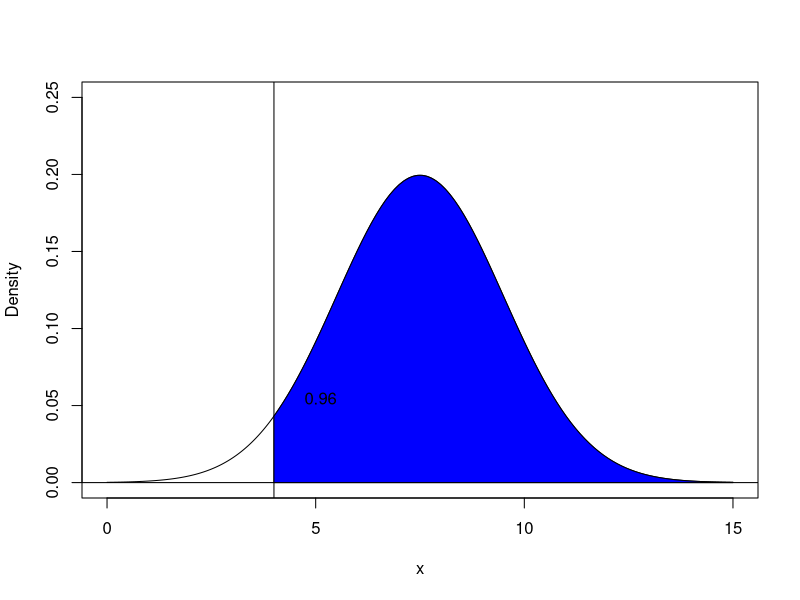
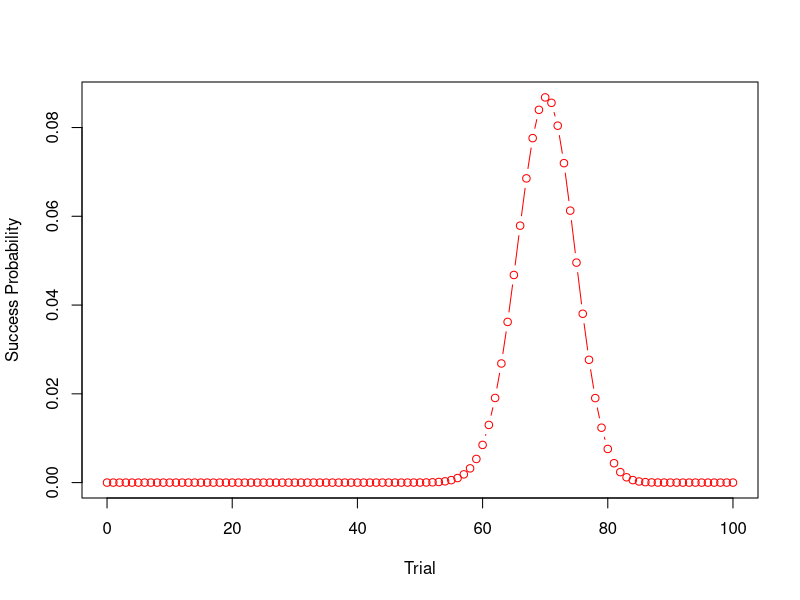
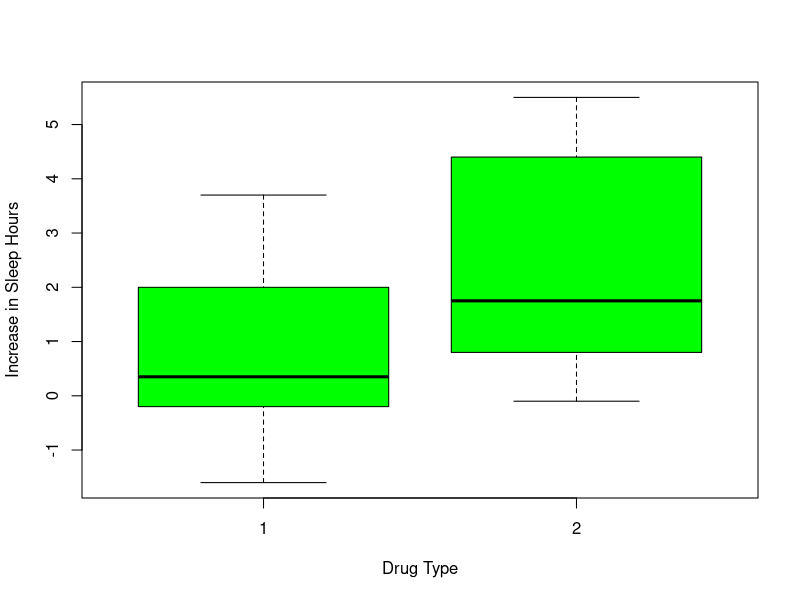
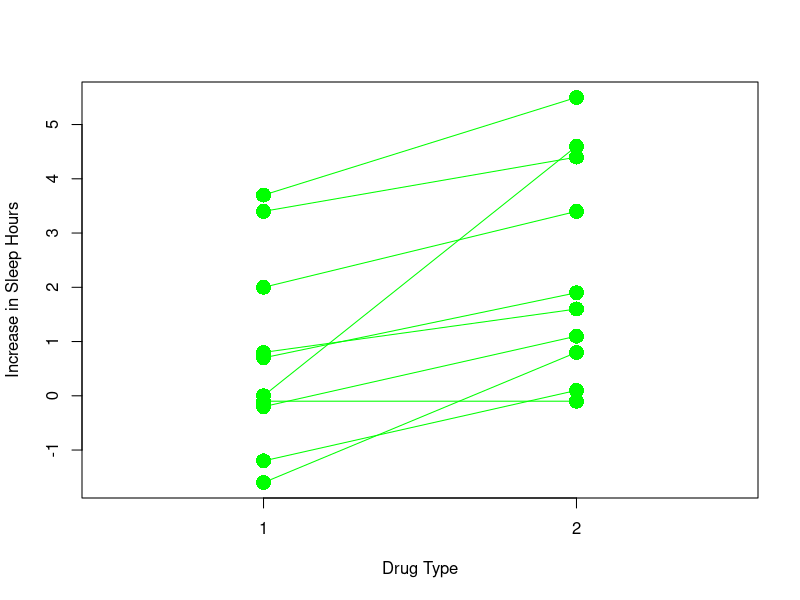
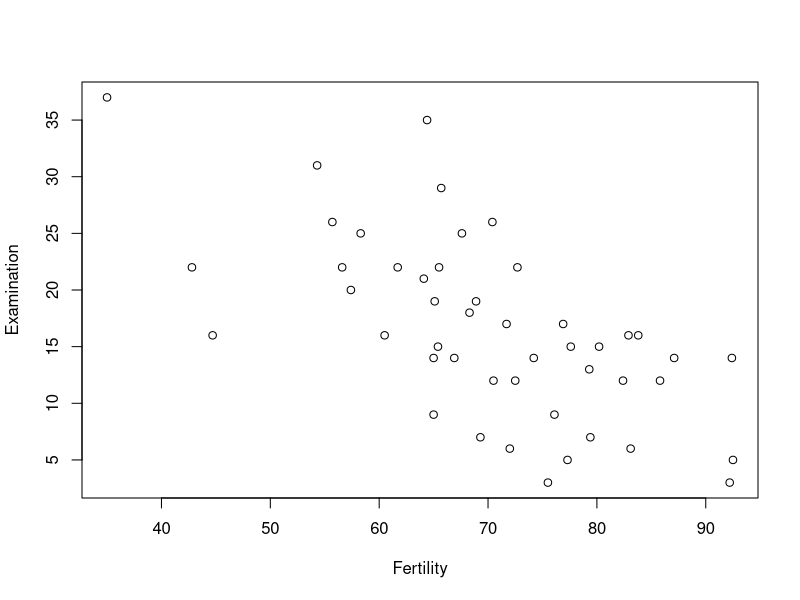

R code for these plots, in order:
library(calibrate)

## Normal distribution p-value

# inputs
mean = 7.5
sd = 2
x1 <- 4   # change this value 


x <- seq(0,15, length.out = 1000)
y <- dnorm(x, mean = mean, sd = sd)


y1 <- dnorm(x1, mean = mean, sd = sd)
p <- pnorm(x1, mean = mean, sd = sd, lower.tail = FALSE)

# Coordinates of polygon
xpol <- seq(x1, max(x), length=100)
ypol <- dnorm(xpol, mean = mean, sd = sd)
ypolbase <- rep(0,100)
label <- paste("Colored Area", format(p, digits=2))

par(mfrow=c(1,1))
plot(x,y, xlim = c(0,15), ylim = c(0, 0.25), type = "l", ylab = "Density")
#points(x1, y1, pch = 4)
abline(v=x1)
abline(h=0)
polygon( c(xpol, rev(xpol)), c(ypolbase, rev(ypol)), col = "blue")
textxy(x1+0.5, y1+0.005, labs = format(p, digits=2), cex = 1)


## binomial distribution
nt <- 100
ps <- 0.70
xvals <- 0:nt
yvals <- dbinom(xvals, nt, ps)
plot(xvals, yvals, type = "b", col="red", xlab = "Trial", ylab = "Success Probability")

## t-test
# unpaired data
boxplot(extra ~ group, data = sleep, col="green", xlab="Drug Type", 
        ylab = "Increase in Sleep Hours")

drug1 <- sleep$extra[1:10]
drug2 <- sleep$extra[11:20]
t.test(drug1, drug2)
t.test(drug1, drug2)$conf


# paired Data
g1 <- sleep[sleep$group==1,]
g1$group <- as.numeric(g1$group)
g2 <- sleep[sleep$group==2,]
g2$group <- as.numeric(g2$group)
plot(as.numeric(sleep$group), sleep$extra, type = "p", cex = 2, xlim=c(0.5,2.5),
     xlab="Drug Type", ylab = "Increase in Sleep Hours", pch = 16, 
     col = "green", xaxt = "n")
axis(side =1, at = c(1,2))
for (i in 1:nrow(g1)){
  segments(g1$group[i], g1$extra[i], g2$group[i], g2$extra[i], col = "green")
}

drug1 <- sleep$extra[1:10]
drug2 <- sleep$extra[11:20]
t.test(drug1, drug2, paired = TRUE)
t.test(drug1, drug2, paired = TRUE)$conf


### correlation
head(swiss)
round(cor(swiss),2)
with(swiss, plot(Fertility, Examination))
